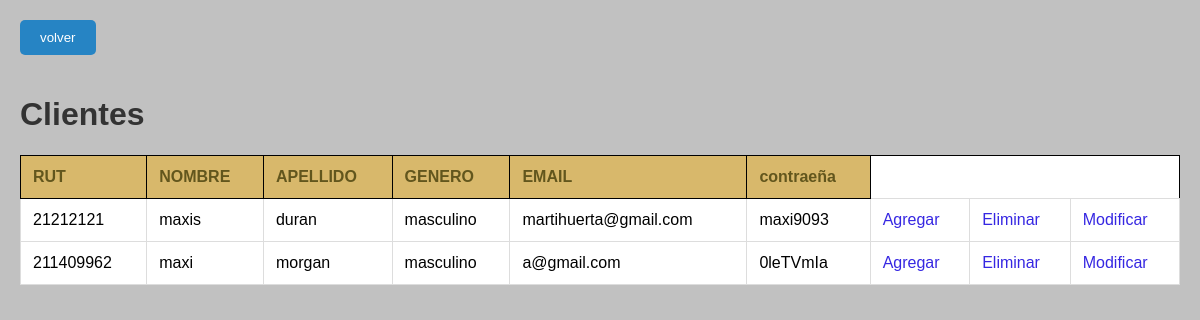
The page /administrador/crud on the database as committed earlier.
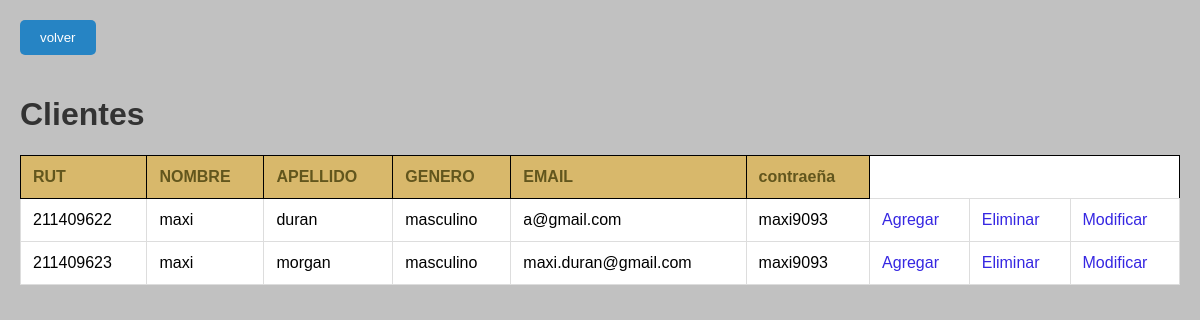
The same page on the database as committed later.
### cliente/models.py (models this page shows, shortened)
class Cliente(models.Model):
    user = models.OneToOneField(User, on_delete=models.CASCADE)
    rut = models.CharField(primary_key=True, max_length=10)
    nombre = models.CharField(max_length=20)
    apellido_paterno = models.CharField(max_length=20)
    id_genero = models.ForeignKey('Genero',on_delete=models.CASCADE, db_column='idGenero')
    email = models.EmailField(unique=True, max_length=100, blank=True, null=True)
    contraseña=models.CharField(max_length=10, null=False)
    carrito=models.ForeignKey('Carrito',on_delete=models.CASCADE, db_column='idcarrito',null=True)

class Genero(models.Model):
    idgenero = models.CharField(primary_key=True,max_length=10)
    genero = models.CharField(max_length=20, blank=False, null=False)
    def __str__(self):
        return str(self.genero)

### administrador/views.py (the view)
# urls.py: path('crud',views.crud, name='crud'),
def crud(request):
    clientes=Cliente.objects.all()
    context={'clientes':clientes}
    return render(request, 'administrador/crud.html', context)

### administrador/templates/administrador/crud.html (shortened to what this page needs)
<!DOCTYPE html>
<html lang="en">
<head>
    {% load static %}
    <link rel="stylesheet" href="{% static  'css/juegos.css'%}">
</head>
<body>
  <button><a href="{% url 'admin' %}"> volver</a></button>
    <h1>Clientes</h1>
<table style="border: 1px solid black;">
    {% if clientes %}
    <th style="border: 1px solid black;">RUT</th>
    <th style="border: 1px solid black;">NOMBRE</th>
    <th style="border: 1px solid black;">APELLIDO</th>
    <th style="border: 1px solid black;">GENERO</th>
    <th style="border: 1px solid black;">EMAIL</th>
    <th style="border: 1px solid black;">contraeña</th>
    {% for cliente in clientes %}
  <tr>
    <td id="rut">{{cliente.rut}}</td>
    <td id="nombre">{{cliente.nombre}}
    <td id="apellido">{{cliente.apellido_paterno}}
    <td id="genero">{{cliente.id_genero}}
    <td id="email">{{cliente.email}}
      <td id="contraseña">{{cliente.contraseña}} </td>
      <td> <a href="{% url 'crearc' %}">Agregar</a></td>
    <td><a href="#" onclick="Eliminarproducto('{{ cliente.email }}')" >Eliminar</a></td>
    <td> <a id="btn" href="{% url 'clientes_edit' pk=cliente.rut %}"  >Modificar</a></td>
  </tr>
    {% endfor %}
{% endif %}
</body>
</html>

Rows that differ between the two databases and show on the page:
removed Cliente: rut "21212121", nombre "maxis", apellido_paterno "duran", id_genero "masculino", email "martihuerta@gmail.com", contraseña "maxi9093"
removed Cliente: rut "211409962", nombre "maxi", apellido_paterno "morgan", id_genero "masculino", email "a@gmail.com", contraseña "0leTVmIa"
added Cliente: rut "211409622", nombre "maxi", apellido_paterno "duran", id_genero "masculino", email "a@gmail.com", contraseña "maxi9093"
added Cliente: rut "211409623", nombre "maxi", apellido_paterno "morgan", id_genero "masculino", email "maxi.duran@gmail.com", contraseña "maxi9093"
